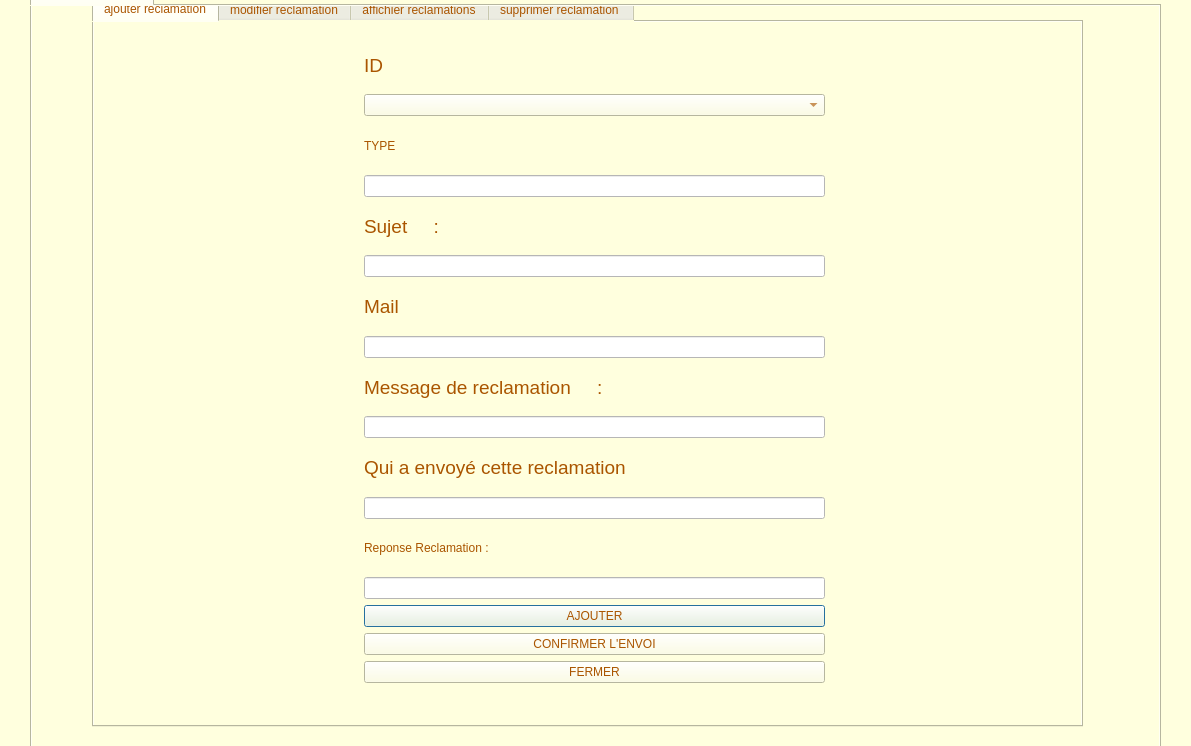
<?xml version="1.0" encoding="UTF-8"?>
<ui version="4.0">
 <class>traiterreclamation</class>
 <widget class="QDialog" name="traiterreclamation">
  <property name="geometry">
   <rect>
    <x>0</x>
    <y>0</y>
    <width>1191</width>
    <height>746</height>
   </rect>
  </property>
  <property name="windowTitle">
   <string>Dialog</string>
  </property>
  <property name="styleSheet">
   <string notr="true">background-color: rgb(255, 255, 222);</string>
  </property>
  <widget class="QTabWidget" name="tabWidget">
   <property name="geometry">
    <rect>
     <x>30</x>
     <y>-20</y>
     <width>1131</width>
     <height>821</height>
    </rect>
   </property>
   <property name="styleSheet">
    <string notr="true">font: 22pt &quot;MS Shell Dlg 2&quot;;
color: rgb(170, 85, 0);
background-color: rgb(255, 255, 222);</string>
   </property>
   <property name="currentIndex">
    <number>0</number>
   </property>
   <widget class="QWidget" name="tab_2">
    <attribute name="title">
     <string>traiter reclamation </string>
    </attribute>
    <widget class="QTabWidget" name="tabWidget_3">
     <property name="geometry">
      <rect>
       <x>60</x>
       <y>-10</y>
       <width>991</width>
       <height>731</height>
      </rect>
     </property>
     <property name="styleSheet">
      <string notr="true">font: 75 9pt &quot;MS Shell Dlg 2&quot;;</string>
     </property>
     <property name="currentIndex">
      <number>0</number>
     </property>
     <widget class="QWidget" name="tab_7">
      <attribute name="title">
       <string>ajouter reclamation</string>
      </attribute>
      <widget class="QWidget" name="layoutWidget_14">
       <property name="geometry">
        <rect>
         <x>270</x>
         <y>20</y>
         <width>461</width>
         <height>641</height>
        </rect>
       </property>
       <layout class="QVBoxLayout" name="verticalLayout_14">
        <item>
         <widget class="QLabel" name="label_31">
          <property name="font">
           <font>
            <family>MS Shell Dlg 2</family>
            <pointsize>14</pointsize>
            <weight>50</weight>
            <italic>false</italic>
            <bold>false</bold>
           </font>
          </property>
          <property name="styleSheet">
           <string notr="true">font: 14pt &quot;MS Shell Dlg 2&quot;;</string>
          </property>
          <property name="text">
           <string>ID</string>
          </property>
          <property name="alignment">
           <set>Qt::AlignLeading|Qt::AlignLeft|Qt::AlignVCenter</set>
          </property>
         </widget>
        </item>
        <item>
         <widget class="QComboBox" name="comboBox">
          <property name="styleSheet">
           <string notr="true">font: 10pt &quot;MS Shell Dlg 2&quot;;</string>
          </property>
         </widget>
        </item>
        <item>
         <widget class="QLabel" name="label_32">
          <property name="styleSheet">
           <string notr="true">font: 14pt &quot;MS Shell Dlg 2&quot;;</string>
          </property>
          <property name="text">
           <string>TYPE</string>
          </property>
         </widget>
        </item>
        <item>
         <widget class="QLineEdit" name="lineEdit_25">
          <property name="styleSheet">
           <string notr="true">background-color: rgb(255, 255, 255);
font: 10pt &quot;MS Shell Dlg 2&quot;;</string>
          </property>
         </widget>
        </item>
        <item>
         <widget class="QLabel" name="label_33">
          <property name="font">
           <font>
            <family>MS Shell Dlg 2</family>
            <pointsize>14</pointsize>
            <weight>50</weight>
            <italic>false</italic>
            <bold>false</bold>
           </font>
          </property>
          <property name="styleSheet">
           <string notr="true">font: 14pt &quot;MS Shell Dlg 2&quot;;</string>
          </property>
          <property name="text">
           <string>Sujet     :</string>
          </property>
          <property name="alignment">
           <set>Qt::AlignLeading|Qt::AlignLeft|Qt::AlignVCenter</set>
          </property>
         </widget>
        </item>
        <item>
         <widget class="QLineEdit" name="lineEdit_26">
          <property name="enabled">
           <bool>false</bool>
          </property>
          <property name="styleSheet">
           <string notr="true">background-color: rgb(255, 255, 255);
font: 10pt &quot;MS Shell Dlg 2&quot;;</string>
          </property>
         </widget>
        </item>
        <item>
         <widget class="QLabel" name="label_34">
          <property name="font">
           <font>
            <family>MS Shell Dlg 2</family>
            <pointsize>14</pointsize>
            <weight>50</weight>
            <italic>false</italic>
            <bold>false</bold>
           </font>
          </property>
          <property name="styleSheet">
           <string notr="true">font: 14pt &quot;MS Shell Dlg 2&quot;;</string>
          </property>
          <property name="text">
           <string>Mail</string>
          </property>
          <property name="alignment">
           <set>Qt::AlignLeading|Qt::AlignLeft|Qt::AlignVCenter</set>
          </property>
         </widget>
        </item>
        <item>
         <widget class="QLineEdit" name="lineEdit_27">
          <property name="styleSheet">
           <string notr="true">background-color: rgb(255, 255, 255);
font: 10pt &quot;MS Shell Dlg 2&quot;;</string>
          </property>
         </widget>
        </item>
        <item>
         <widget class="QLabel" name="label_35">
          <property name="font">
           <font>
            <family>MS Shell Dlg 2</family>
            <pointsize>14</pointsize>
            <weight>50</weight>
            <italic>false</italic>
            <bold>false</bold>
           </font>
          </property>
          <property name="styleSheet">
           <string notr="true">font: 14pt &quot;MS Shell Dlg 2&quot;;</string>
          </property>
          <property name="text">
           <string>Message de reclamation     :</string>
          </property>
          <property name="alignment">
           <set>Qt::AlignLeading|Qt::AlignLeft|Qt::AlignVCenter</set>
          </property>
         </widget>
        </item>
        <item>
         <widget class="QLineEdit" name="lineEdit_28">
          <property name="styleSheet">
           <string notr="true">background-color: rgb(255, 255, 255);
font: 10pt &quot;MS Shell Dlg 2&quot;;</string>
          </property>
         </widget>
        </item>
        <item>
         <widget class="QLabel" name="label_37">
          <property name="font">
           <font>
            <family>MS Shell Dlg 2</family>
            <pointsize>14</pointsize>
            <weight>50</weight>
            <italic>false</italic>
            <bold>false</bold>
           </font>
          </property>
          <property name="styleSheet">
           <string notr="true">font: 14pt &quot;MS Shell Dlg 2&quot;;</string>
          </property>
          <property name="text">
           <string>Qui a envoyé cette reclamation</string>
          </property>
          <property name="alignment">
           <set>Qt::AlignLeading|Qt::AlignLeft|Qt::AlignVCenter</set>
          </property>
         </widget>
        </item>
        <item>
         <widget class="QLineEdit" name="lineEdit_30">
          <property name="styleSheet">
           <string notr="true">background-color: rgb(255, 255, 255);
font: 10pt &quot;MS Shell Dlg 2&quot;;</string>
          </property>
         </widget>
        </item>
        <item>
         <widget class="QLabel" name="label_36">
          <property name="styleSheet">
           <string notr="true">font: 12pt &quot;MS Shell Dlg 2&quot;;</string>
          </property>
          <property name="text">
           <string>Reponse Reclamation :</string>
          </property>
         </widget>
        </item>
        <item>
         <widget class="QLineEdit" name="lineEdit_29">
          <property name="styleSheet">
           <string notr="true">background-color: rgb(255, 255, 255);
font: 10pt &quot;MS Shell Dlg 2&quot;;</string>
          </property>
         </widget>
        </item>
        <item>
         <widget class="QPushButton" name="pushButton_47">
          <property name="text">
           <string>AJOUTER</string>
          </property>
         </widget>
        </item>
        <item>
         <widget class="QPushButton" name="pushButton_5">
          <property name="text">
           <string>CONFIRMER L'ENVOI</string>
          </property>
         </widget>
        </item>
        <item>
         <widget class="QPushButton" name="pushButton_3">
          <property name="text">
           <string>FERMER</string>
          </property>
         </widget>
        </item>
       </layout>
      </widget>
     </widget>
     <widget class="QWidget" name="tab_8">
      <attribute name="title">
       <string>modifier reclamation</string>
      </attribute>
      <widget class="QWidget" name="layoutWidget_7">
       <property name="geometry">
        <rect>
         <x>260</x>
         <y>30</y>
         <width>461</width>
         <height>641</height>
        </rect>
       </property>
       <layout class="QVBoxLayout" name="verticalLayout_6">
        <item>
         <widget class="QLabel" name="label_15">
          <property name="font">
           <font>
            <family>MS Shell Dlg 2</family>
            <pointsize>14</pointsize>
            <weight>50</weight>
            <italic>false</italic>
            <bold>false</bold>
           </font>
          </property>
          <property name="styleSheet">
           <string notr="true">font: 14pt &quot;MS Shell Dlg 2&quot;;</string>
          </property>
          <property name="text">
           <string>ID</string>
          </property>
          <property name="alignment">
           <set>Qt::AlignLeading|Qt::AlignLeft|Qt::AlignVCenter</set>
          </property>
         </widget>
        </item>
        <item>
         <widget class="QComboBox" name="comboBox_6">
          <property name="styleSheet">
           <string notr="true">font: 10pt &quot;MS Shell Dlg 2&quot;;</string>
          </property>
         </widget>
        </item>
        <item>
         <widget class="QLabel" name="label_16">
          <property name="styleSheet">
           <string notr="true">font: 14pt &quot;MS Shell Dlg 2&quot;;</string>
          </property>
          <property name="text">
           <string>TYPE</string>
          </property>
         </widget>
        </item>
        <item>
         <widget class="QLineEdit" name="lineEdit_9">
          <property name="styleSheet">
           <string notr="true">background-color: rgb(255, 255, 255);
font: 10pt &quot;MS Shell Dlg 2&quot;;</string>
          </property>
         </widget>
        </item>
        <item>
         <widget class="QLabel" name="label_17">
          <property name="font">
           <font>
            <family>MS Shell Dlg 2</family>
            <pointsize>14</pointsize>
            <weight>50</weight>
            <italic>false</italic>
            <bold>false</bold>
           </font>
          </property>
          <property name="styleSheet">
           <string notr="true">font: 14pt &quot;MS Shell Dlg 2&quot;;</string>
          </property>
          <property name="text">
           <string>Sujet     :</string>
          </property>
          <property name="alignment">
           <set>Qt::AlignLeading|Qt::AlignLeft|Qt::AlignVCenter</set>
          </property>
         </widget>
        </item>
        <item>
         <widget class="QLineEdit" name="lineEdit_10">
          <property name="enabled">
           <bool>false</bool>
          </property>
          <property name="styleSheet">
           <string notr="true">background-color: rgb(255, 255, 255);
font: 10pt &quot;MS Shell Dlg 2&quot;;</string>
          </property>
         </widget>
        </item>
        <item>
         <widget class="QLabel" name="label_26">
          <property name="font">
           <font>
            <family>MS Shell Dlg 2</family>
            <pointsize>14</pointsize>
            <weight>50</weight>
            <italic>false</italic>
            <bold>false</bold>
           </font>
          </property>
          <property name="styleSheet">
           <string notr="true">font: 14pt &quot;MS Shell Dlg 2&quot;;</string>
          </property>
          <property name="text">
           <string>Mail</string>
          </property>
          <property name="alignment">
           <set>Qt::AlignLeading|Qt::AlignLeft|Qt::AlignVCenter</set>
          </property>
         </widget>
        </item>
        <item>
         <widget class="QLineEdit" name="lineEdit_17">
          <property name="styleSheet">
           <string notr="true">background-color: rgb(255, 255, 255);
font: 10pt &quot;MS Shell Dlg 2&quot;;</string>
          </property>
         </widget>
        </item>
        <item>
         <widget class="QLabel" name="label_18">
          <property name="font">
           <font>
            <family>MS Shell Dlg 2</family>
            <pointsize>14</pointsize>
            <weight>50</weight>
            <italic>false</italic>
            <bold>false</bold>
           </font>
          </property>
          <property name="styleSheet">
           <string notr="true">font: 14pt &quot;MS Shell Dlg 2&quot;;</string>
          </property>
          <property name="text">
           <string>Message de reclamation     :</string>
          </property>
          <property name="alignment">
           <set>Qt::AlignLeading|Qt::AlignLeft|Qt::AlignVCenter</set>
          </property>
         </widget>
        </item>
        <item>
         <widget class="QLineEdit" name="lineEdit_18">
          <property name="styleSheet">
           <string notr="true">background-color: rgb(255, 255, 255);
font: 10pt &quot;MS Shell Dlg 2&quot;;</string>
          </property>
         </widget>
        </item>
        <item>
         <widget class="QLabel" name="label_38">
          <property name="font">
           <font>
            <family>MS Shell Dlg 2</family>
            <pointsize>14</pointsize>
            <weight>50</weight>
            <italic>false</italic>
            <bold>false</bold>
           </font>
          </property>
          <property name="styleSheet">
           <string notr="true">font: 14pt &quot;MS Shell Dlg 2&quot;;</string>
          </property>
          <property name="text">
           <string>Qui a envoyé cette reclamation</string>
          </property>
          <property name="alignment">
           <set>Qt::AlignLeading|Qt::AlignLeft|Qt::AlignVCenter</set>
          </property>
         </widget>
        </item>
        <item>
         <widget class="QLineEdit" name="lineEdit_31">
          <property name="styleSheet">
           <string notr="true">background-color: rgb(255, 255, 255);
font: 10pt &quot;MS Shell Dlg 2&quot;;</string>
          </property>
         </widget>
        </item>
        <item>
         <widget class="QLabel" name="label_43">
          <property name="styleSheet">
           <string notr="true">font: 12pt &quot;MS Shell Dlg 2&quot;;</string>
          </property>
          <property name="text">
           <string>Reponse Reclamation :</string>
          </property>
         </widget>
        </item>
        <item>
         <widget class="QLineEdit" name="lineEdit_35">
          <property name="styleSheet">
           <string notr="true">background-color: rgb(255, 255, 255);
font: 10pt &quot;MS Shell Dlg 2&quot;;</string>
          </property>
         </widget>
        </item>
        <item>
         <widget class="QPushButton" name="pushButton_8">
          <property name="text">
           <string>MODIFIER</string>
          </property>
         </widget>
        </item>
        <item>
         <widget class="QPushButton" name="pushButton_4">
          <property name="text">
           <string>FERMER</string>
          </property>
         </widget>
        </item>
       </layout>
      </widget>
     </widget>
     <widget class="QWidget" name="tab_9">
      <attribute name="title">
       <string>affichier reclamations</string>
      </attribute>
      <widget class="QWidget" name="layoutWidget_8">
       <property name="geometry">
        <rect>
         <x>80</x>
         <y>20</y>
         <width>701</width>
         <height>441</height>
        </rect>
       </property>
       <layout class="QVBoxLayout" name="verticalLayout_7">
        <item>
         <widget class="QTableView" name="tabreclamation_2">
          <property name="styleSheet">
           <string notr="true">background-color: rgb(255, 255, 255);</string>
          </property>
         </widget>
        </item>
        <item>
         <widget class="QPushButton" name="pushButton">
          <property name="text">
           <string>affichier</string>
          </property>
         </widget>
        </item>
        <item>
         <widget class="QPushButton" name="pushButton_2">
          <property name="text">
           <string>fermer</string>
          </property>
         </widget>
        </item>
       </layout>
      </widget>
     </widget>
     <widget class="QWidget" name="tab_10">
      <attribute name="title">
       <string>supprimer reclamation </string>
      </attribute>
      <widget class="QPushButton" name="pushButton_9">
       <property name="geometry">
        <rect>
         <x>550</x>
         <y>420</y>
         <width>271</width>
         <height>28</height>
        </rect>
       </property>
       <property name="text">
        <string>FERMER</string>
       </property>
      </widget>
      <widget class="QWidget" name="layoutWidget_9">
       <property name="geometry">
        <rect>
         <x>220</x>
         <y>200</y>
         <width>371</width>
         <height>111</height>
        </rect>
       </property>
       <layout class="QVBoxLayout" name="verticalLayout_8">
        <item>
         <widget class="QLabel" name="label_2">
          <property name="font">
           <font>
            <family>MS Shell Dlg 2</family>
            <pointsize>9</pointsize>
            <weight>9</weight>
            <italic>false</italic>
            <bold>false</bold>
           </font>
          </property>
          <property name="text">
           <string>Matricule:</string>
          </property>
         </widget>
        </item>
        <item>
         <widget class="QComboBox" name="comboBox_3"/>
        </item>
        <item>
         <widget class="QPushButton" name="pushButton_10">
          <property name="text">
           <string>SUPPRIMER</string>
          </property>
         </widget>
        </item>
       </layout>
      </widget>
     </widget>
    </widget>
   </widget>
  </widget>
 </widget>
 <resources/>
 <connections/>
</ui>
